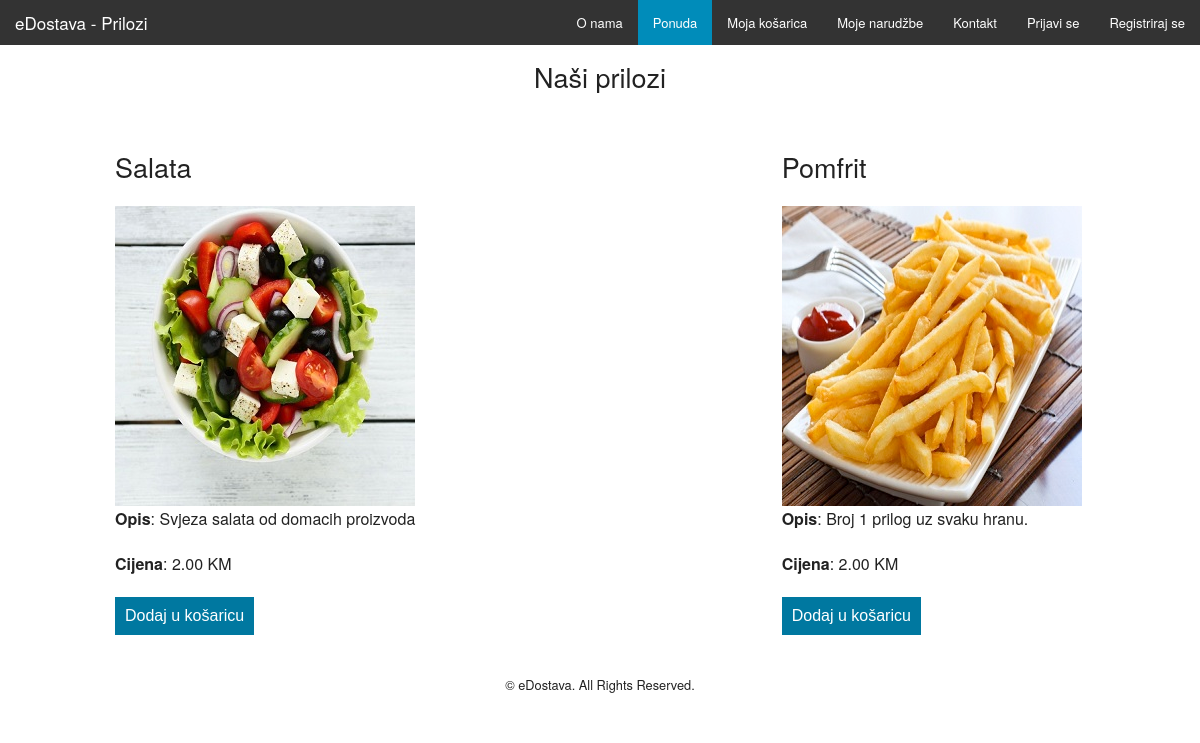
The page /products_prilog.php on the database its author committed.
### tables this page shows
CREATE TABLE `products` (
  `id` int(11) NOT NULL,
  `product_code` varchar(60) NOT NULL,
  `product_name` varchar(60) NOT NULL,
  `product_type` varchar(60) NOT NULL,
  `product_desc` tinytext NOT NULL,
  `product_img_name` varchar(60) NOT NULL,
  `qty` int(5) NOT NULL,
  `price` decimal(10,2) NOT NULL
);

### config.php (called while the page is built, shortened)
<?php
$currency = 'KM';
?>

### products_prilog.php (the view, shortened to what this page needs)
<?php
include 'config.php';
?>
<!doctype html>
<html class="no-js" lang="en">
  <head>
    <link rel="stylesheet" href="css/foundation.css" />
  </head>
  <body>
    <nav class="top-bar" data-topbar role="navigation">
      <ul class="title-area">
        <li class="name">
          <h1><a href="index.php">eDostava - Prilozi</a></h1>
        </li>
      </ul>
      <section class="top-bar-section">
        <ul class="right">
          <li><a href="about.php">O nama</a></li>
          <li class="active">
            <a data-dropdown="drop1" aria-controls="drop1" aria-expanded="false">Ponuda</a>
          </li>
          <li><a href="cart.php">Moja košarica</a></li>
          <li><a href="orders.php">Moje narudžbe</a></li>
          <li><a href="contact.php">Kontakt</a></li>
          <?php
          if(isset($_SESSION['username'])){
            echo '<li><a href="account.php">Moj račun</a></li>';
            echo '<li><a href="logout.php">Odjavi se</a></li>';
          }
          else{
            echo '<li><a href="login.php">Prijavi se</a></li>';
            echo '<li><a href="register.php">Registriraj se</a></li>';
          }
          ?>
        </ul>
      </section>
    </nav>
    <div class="row" style="margin-top:10px;">
      <div class="small-12">
        <h3 style="text-align:center;">Naši prilozi</h3>
        <br>
        <?php
          $result = $mysqli->query("SELECT * FROM products WHERE product_type='prilog'");
          if($result){
            while($obj = $result->fetch_object()) {
              echo '<div class="large-4 columns">';
              echo '<p><h3>'.$obj->product_name.'</h3></p>';
              echo '<img src="images/products/'.$obj->product_img_name.'"/>';
              echo '<p><strong>Opis</strong>: '.$obj->product_desc.'</p>';
              echo '<p><strong>Cijena</strong>: '.$obj->price.'&nbsp;'.$currency.'</p>';
              if($obj->qty > 0){
                echo '<p><a href="update-cart.php?action=add&id='.$obj->id.'"><input type="submit" value="Dodaj u košaricu" style="clear:both; background: #0078A0; border: none; color: #fff; font-size: 1em; padding: 10px;" /></a></p>';
              }
              else {
                echo 'Nestalo :(';
              }
              echo '</div>';
            }
          }
          echo '</div>';
          echo '</div>';
          ?>
        <div class="row" style="margin-top:10px;">
          <div class="small-12">
        <footer style="margin-top:10px;">
           <p style="text-align:center; font-size:0.8em;clear:both;">&copy; eDostava. All Rights Reserved.</p>
        </footer>
      </div>
    </div>
  </body>
</html>

### rows shown on the page
products: product_name "Salata", product_img_name (picture), product_desc "Svjeza salata od domacih proizvoda", price "2.00"
products: product_name "Pomfrit", product_img_name (picture), product_desc "Broj 1 prilog uz svaku hranu.", price "2.00"
